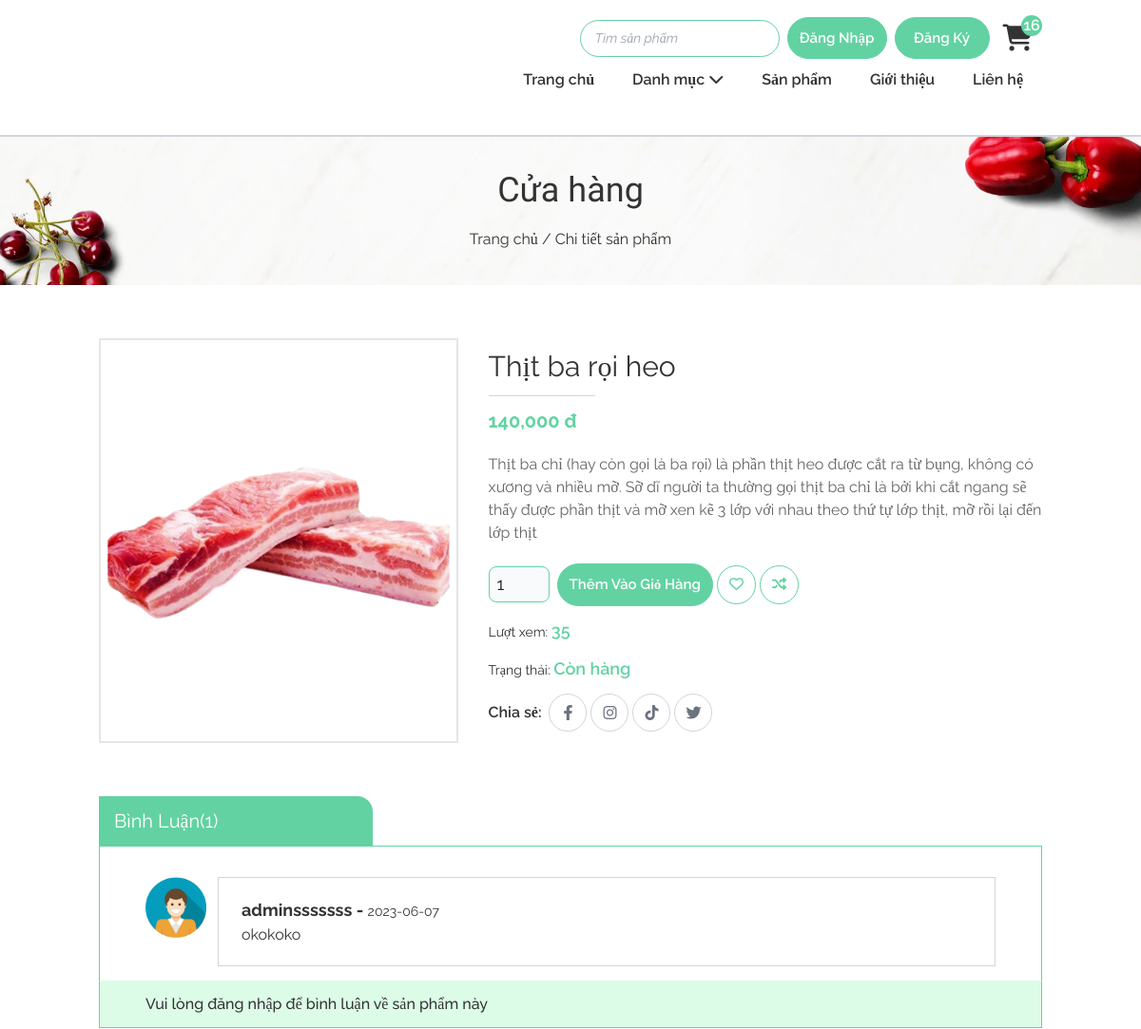
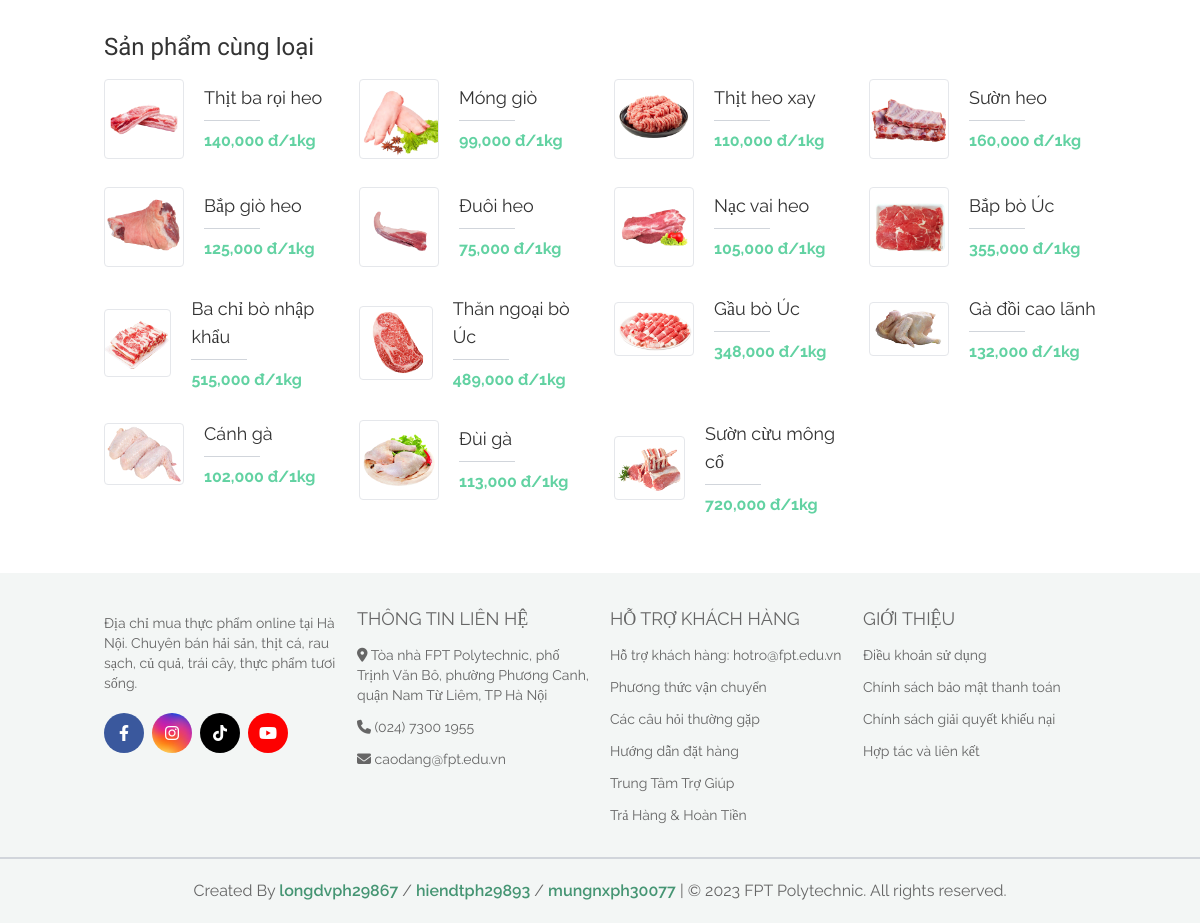
Page /site/hang-hoa/chi-tiet.php?ma_hh=28 on the committed database (2 pictures, top to bottom).
### tables this page shows
CREATE TABLE `hang_hoa` (
  `ma_hh` int(11) NOT NULL COMMENT 'mã hàng hoá',
  `ten_hh` varchar(50) NOT NULL COMMENT 'tên hàng hoá',
  `don_gia` double(10,2) NOT NULL COMMENT 'đơn giá',
  `giam_gia` double(10,2) DEFAULT 0.00 COMMENT 'mức giảm giá',
  `hinh` varchar(50) NOT NULL COMMENT 'hình ảnh',
  `ngay_nhap` date DEFAULT NULL COMMENT 'ngày nhập hàng',
  `mo_ta` text NOT NULL COMMENT 'mô tả hàng hoá',
  `dac_biet` tinyint(1) NOT NULL COMMENT 'tràng thái đặc biệt',
  `so_luot_xem` int(11) NOT NULL DEFAULT 0 COMMENT 'số lượt xem',
  `ma_loai` int(10) NOT NULL COMMENT 'mã loại'
);

CREATE TABLE `binh_luan` (
  `ma_bl` int(10) NOT NULL COMMENT 'mã bình luận',
  `noi_dung` varchar(255) NOT NULL COMMENT 'nội dung bình luận',
  `ma_hh` int(10) NOT NULL COMMENT 'mã hàng hoá được bình luận',
  `ma_kh` varchar(20) NOT NULL COMMENT 'mã người bình luận',
  `ngay_bl` date NOT NULL COMMENT 'thời gian bình luận'
);

CREATE TABLE `khach_hang` (
  `ma_kh` varchar(20) NOT NULL COMMENT 'mã đăng nhập',
  `mat_khau` varchar(50) NOT NULL COMMENT 'mật khẩu',
  `ho_ten` varchar(50) NOT NULL COMMENT 'họ và tên',
  `kich_hoat` tinyint(1) NOT NULL COMMENT 'trang thái kích hoạt',
  `hinh` varchar(50) NOT NULL COMMENT 'tên hình ảnh',
  `email` varchar(50) NOT NULL COMMENT 'địa chỉ email',
  `vai_tro` tinyint(1) NOT NULL COMMENT 'vai trò true là nhân viên'
);

### site/hang-hoa/chi-tiet.php (called while the page is built, shortened)
<?php
    require '../../global.php';
    require '../../dao/pdo.php';
    require '../../dao/binhLuan.php';
    require '../../dao/hanghoa.php';
    extract($_REQUEST);
    $hang_hoa = hanghoa_select_by_id($ma_hh);
    $hh_cung_loai = hang_hoa_select_loai($hang_hoa["ma_loai"]);
    $binh_luan_list = binhLuan_select_by_hh_ngay_giam($ma_hh);
    require '../layout.php';
?>

### global.php (called while the page is built, shortened)
<?php
    $url="/food_market_10-diem";
    $url_content="$url/content";
    $url_site="$url/site";
?>

### dao/pdo.php (called while the page is built, shortened)
<?php
function pdo_get_connection(){
    $hostname='localhost';
    $dbname='xsshop';
    $username = 'root';
    $password = '';
    try{
        $connect = new PDO("mysql:host=$hostname;dbname=$dbname", $username, $password);
        $connect->setAttribute(PDO::ATTR_ERRMODE, PDO::ERRMODE_EXCEPTION);
        return $connect;
    }catch(PDOException $e){
        $e->getMessage();
    }
}
function pdo_query($sql){
    $sql_args = array_slice(func_get_args(), 1);
    try{
        $connect = pdo_get_connection();
        $stmt = $connect->prepare($sql);
        $stmt->execute($sql_args);
        $rows = $stmt->fetchAll();
        return $rows;
    }
    catch(PDOException $e){
        throw $e;
    }
    finally{
        unset($connect);
    }
}
function pdo_query_one($sql){
    $sql_args = array_slice(func_get_args(), 1);
    try{
        $connect = pdo_get_connection();
        $stmt = $connect->prepare($sql);
        $stmt->execute($sql_args);
        $row = $stmt->fetch(PDO::FETCH_ASSOC);
        return $row;
    }
    catch(PDOException $e){
        throw $e;
    }
    finally{
        unset($connect);
    }
}
?>

### dao/hanghoa.php (called while the page is built, shortened)
<?php
    function hanghoa_select_by_id($ma_hh){
        $sql = "SELECT * FROM hang_hoa WHERE ma_hh=?";
        return pdo_query_one($sql, $ma_hh);
    }
    function hang_hoa_select_loai($ma_loai){
        $sql="SELECT * FROM hang_hoa WHERE ma_loai = ?";
        return pdo_query($sql, $ma_loai);
    }
?>

### dao/binhLuan.php (called while the page is built, shortened)
<?php
function binhLuan_select_by_hh_ngay_giam($ma_hh){
    $sql="SELECT binh_luan.*, khach_hang.ho_ten, khach_hang.hinh FROM binh_luan JOIN khach_hang on khach_hang.ma_kh = binh_luan.ma_kh WHERE binh_luan.ma_hh = ? ORDER BY ngay_bl DESC";
    return pdo_query($sql,$ma_hh);
}
?>

### site/hang-hoa/chi-tiet-ui.php (the view)
<section class="mt-[178px] md:mt-[130px] lg:mt-[142px] flex items-center justify-center
    bg-[url('<?= $url_content ?>/image-layout/breadcrumb-banner.webp')]
    bg-cover
    border-t-2
    border-gray-300
    ">
    <div class="text-center py-9">
        <h2 class="pb-5 font-['Berkshire_Swash'] text-4xl">Cửa hàng</h2>
        <p>Trang chủ / Chi tiết sản phẩm</p>
    </div>
</section>
<section class="detail py-14">
    <div class="container mx-auto">
        <div class="grid grid-cols-1 gap-8 min-h-[400px] lg:grid-cols-5">
            <div class="col-span-1 lg:col-span-2 border-2 border-[#e5e5e5] max-w-[500px] w-full mx-auto bg-white">
                <img class="w-full h-full object-cover" src="<?php echo "$url_content/images/image_products/$hang_hoa[hinh]" ?>" alt="">
            </div>
            <div class="col-span-1 lg:col-span-3 py-3">
                <h3 class="text-3xl hover:text-[#62d2a2]">
                    <?= $hang_hoa['ten_hh'] ?>
                </h3>
                <div class="w-28 h-[1px] bg-gray-300 my-3 duration-300"></div>
                <p class="text-[#62d2a2] text-xl font-bold"><?php echo number_format($hang_hoa['don_gia']) ?> đ</p>
                <p class="py-5 text-[#666]">
                    <?= $hang_hoa['mo_ta'] ?>
                </p>
                <div class="flex items-center flex-col sm:flex-row">
                    <form class="flex items-center flex-col sm:flex-row sm:space-x-2 space-y-2 sm:space-y-0">
                        <input type="number" name="" id="" value="1" min="1" max="100" class="
                            bg-gray-50
                            border
                            border-[#62d2a2]
                            text-gray-900
                            text-lg
                            rounded-lg
                            outline-none
                            block
                            w-16
                            px-2
                            py-1
                            ">
                        <button class="btn1">Thêm vào giỏ hàng</button>
                    </form>
                    <div class="sm:ml-1 mt-2 sm:mt-0">
                        <button class="btn2" style="min-width: 0; padding: 8px 12px;">
                            <i class="fa-regular fa-heart"></i>
                        </button>
                        <button class="btn2" style="min-width: 0; padding: 8px 12px;">
                            <i class="fa-solid fa-shuffle"></i>
                        </button>
                    </div>
                </div>
                <h5 class="text-sm my-3">
                    Lượt xem: <span class="text-[#62d2a2] text-lg font-semibold"><?= $hang_hoa['so_luot_xem'] ?></span>
                </h5>
                <h5 class="text-sm my-3">
                    Trạng thái: <span class="text-[#62d2a2] text-lg font-semibold">Còn hàng</span>
                </h5>
                <div class="flex items-center space-x-2">
                    <h5 class="font-semibold"> Chia sẻ: </h5>
                    <div class="flex items-center space-x-1">
                        <a href="#" class="
                            flex w-10 h-10 items-center justify-center
                            border-gray-300 rounded-full text-gray-500
                            hover:bg-[#62d2a2] hover:text-white
                            hover:border-[#62d2a2]
                            duration-300
                            " style="border-width: 1px;">
                            <i class="fa-brands fa-facebook-f"></i>
                        </a>
                        <a href="#" class="
                            flex w-10 h-10 items-center justify-center
                            border-gray-300 rounded-full text-gray-500
                            hover:bg-[#62d2a2] hover:text-white
                            hover:border-[#62d2a2]
                            duration-300
                            " style="border-width: 1px;">
                            <i class="fa-brands fa-instagram"></i>
                        </a>
                        <a href="#" class="
                            flex w-10 h-10 items-center justify-center
                            border-gray-300 rounded-full text-gray-500
                            hover:bg-[#62d2a2] hover:text-white
                            hover:border-[#62d2a2]
                            duration-300
                            " style="border-width: 1px;">
                            <i class="fa-brands fa-tiktok"></i>
                        </a>
                        <a href="#" class="
                            flex w-10 h-10 items-center justify-center
                            border-gray-300 rounded-full text-gray-500
                            hover:bg-[#62d2a2] hover:text-white
                            hover:border-[#62d2a2]
                            duration-300
                            " style="border-width: 1px;">
                            <i class="fa-brands fa-twitter"></i>
                        </a>
                    </div>
                </div>
            </div>
        </div>
    </div>
</section>
<section class="comment">
    <div class="container mx-auto">
        <div class="relative">
            <h3 class="w-72 text-white text-xl bg-[#62d2a2] px-4 py-3 rounded-tr-2xl">Bình Luận(<?= count($binh_luan_list) ?>)</h3>
            <div class="px-12 py-8 pb-16 border-[#62d2a2] space-y-6 max-h-[600px] overflow-y-scroll" style="border-width: 1px;">
                <?php
                foreach ($binh_luan_list as $item) {
                ?>
                    <div class="flex items-start flex-col sm:flex-row sm:space-x-3 space-y-3 sm:space-y-0">
                        <img class="w-16" src="<?php echo "$url_content/images/image_user/$item[hinh]" ?>" alt="">
                        <div class="px-6 py-5 border-gray-300 w-full" style="border-width: 1px;">
                            <p class="text-lg font-bold"><?= $item['ho_ten'] ?> -
                                <span class="text-sm font-normal"><?= $item['ngay_bl'] ?></span>
                            </p>
                            <p>
                                <?= $item['noi_dung'] ?>
                            </p>
                        </div>
                    </div>
                <?php
                }
                ?>
            </div>
            <div class="absolute bottom-0 left-0 w-full px-12 py-3  bg-green-100 border-[#62d2a2] border-t-transparent" style="border-width: 1px;">
                <?php
                if (isset($_SESSION['user'])) {
                ?>
                    <form action="chi-tiet.php?ma_hh=<?= $hang_hoa['ma_hh'] ?>" method="post" class="w-full flex">
                        <input required type="text" name="noi_dung" id="username" placeholder="Nhập bình luận" class="w-full text-[#666] border-gray-300 bg-[#f7f7f7] text-base px-2 py-2 outline-none focus:border-[#62d2a2] mt-1 focus:bg-white rounded" style="border-width: 1px;">
                        <button name="btn_binh_luan" class="btn1 ml-2">
                            <i class="fa-solid fa-paper-plane"></i>
                        </button>
                    </form>
                <?php
                } else {
                ?>
                    <h3 class="font-medium">Vui lòng đăng nhập để bình luận về sản phẩm này</h3>
                <?php
                }
                ?>
            </div>
        </div>
    </div>
</section>
<section class="mt-8">
    <div class="container mx-auto">
        <h3 class="text-2xl font-['Berkshire_Swash'] mb-4">Sản phẩm cùng loại</h3>
        <ul class="grid gap-7 lg:grid-cols-4 md:grid-cols-3 sm:grid-cols-2 grid-cols-1">
            <?php
            foreach ($hh_cung_loai as $item) {
                $link = $url_site . "/hang-hoa/chi-tiet.php?ma_hh=" . $item['ma_hh'];
            ?>
                <a href="<?= $link ?>">
                    <li class="flex items-center">
                        <div class="w-20 border-gray-200 rounded overflow-hidden" style="border-width: 1px;">
                            <img src="<?php echo "$url_content/images/image_products/$item[hinh]" ?>" alt="">
                        </div>
                        <div class="pl-5">
                            <h4 class="text-lg"><?= $item['ten_hh'] ?></h4>
                            <div class="w-14 h-[1px] bg-gray-300 my-2"></div>
                            <p class="text-[#62d2a2] font-bold "><?= number_format($item['don_gia']) ?> đ/1kg</p>
                        </div>
                    </li>
                </a>
            <?php
            }
            ?>
        </ul>
    </div>
</section>

### content/style/style.css (style rules this page uses)
:root { --primary-color: #62d2a2; }
body { color: #333333; }
.container { padding: 0 16px; }
.btn1 { color: #fff; font-size: 15px; padding: 10px 12px; border-radius: 30px; background-color: var(--primary-color); text-transform: capitalize; min-width: 100px; font-weight: 600; border: 1px solid var(--primary-color); transition: all .3s; }
.btn2 { color: var(--primary-color); font-size: 15px; padding: 6px 12px; border-radius: 30px; background-color: #fff; text-transform: capitalize; min-width: 100px; font-weight: 600; border: 1px solid var(--primary-color); transition: all .3s; }

### content/style/categorys.css (style rules this page uses)
:root { --primary-color: #62d2a2; }

### content/style/topproducts.css (style rules this page uses)
:root { --primary-color: #62d2a2; }

### rows in the picture
hang_hoa: hinh (picture), ten_hh "Thịt ba rọi heo", don_gia "140,000", mo_ta "Thịt ba chỉ (hay còn gọi là ba rọi) là phần thịt heo được cắt ra từ bụng, không có xương và nhiều mỡ. Sỡ dĩ người ta thường gọi thịt ba chỉ là bởi khi cắt ngang sẽ thấy được phần thịt và mỡ xen kẽ 3 lớp với nhau theo thứ tự lớp thịt, mỡ rồi lại đến lớp thịt", so_luot_xem "35"
binh_luan: ma_kh.hinh (picture), ma_kh.ho_ten "adminsssssss", ngay_bl "2023-06-07", noi_dung "okokoko"
hang_hoa: hinh (picture), ten_hh "Móng giò", don_gia "99,000"
hang_hoa: hinh (picture), ten_hh "Thịt heo xay", don_gia "110,000"
hang_hoa: hinh (picture), ten_hh "Sườn heo", don_gia "160,000"
hang_hoa: hinh (picture), ten_hh "Bắp giò heo", don_gia "125,000"
hang_hoa: hinh (picture), ten_hh "Đuôi heo", don_gia "75,000"
hang_hoa: hinh (picture), ten_hh "Nạc vai heo", don_gia "105,000"
hang_hoa: hinh (picture), ten_hh "Bắp bò Úc", don_gia "355,000"
hang_hoa: hinh (picture), ten_hh "Ba chỉ bò nhập khẩu", don_gia "515,000"
hang_hoa: hinh (picture), ten_hh "Thăn ngoại bò Úc", don_gia "489,000"
hang_hoa: hinh (picture), ten_hh "Gầu bò Úc", don_gia "348,000"
hang_hoa: hinh (picture), ten_hh "Gà đồi cao lãnh", don_gia "132,000"
hang_hoa: hinh (picture), ten_hh "Cánh gà", don_gia "102,000"
hang_hoa: hinh (picture), ten_hh "Đùi gà", don_gia "113,000"
hang_hoa: hinh (picture), ten_hh "Sườn cừu mông cổ", don_gia "720,000"

### other values in the picture
count($binh_luan_list) "1"
